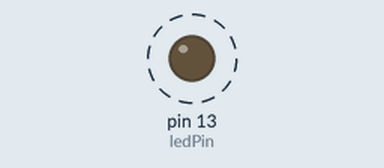
This sketch was run on a simulated Arduino Uno, built with avr-gcc and run on an emulated ATmega328P. Shown: output pins drawn as LEDs (lit = HIGH). Dashed ring = blinking.

Above: at 0.15 s.
Timing chart, 0 to 3.0 s (numbered marks = the images above):
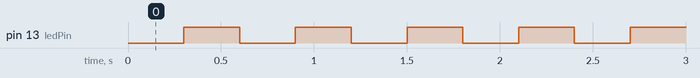

Measured:
- by itself, pin 13 (ledPin): alternates HIGH for 0.30 s and LOW for 0.30 s

The sketch:

main.ino
```cpp
// 使用millis()非阻塞实现1Hz LED闪烁(周期1000ms，亮500ms、灭500ms)
const int ledPin = 13;
unsigned long prevTime = 0;
unsigned long interval = 300; // 500ms翻转一次，整体1Hz
bool ledState = LOW;

void setup() {
  pinMode(ledPin, OUTPUT);
}

void loop() {
  unsigned long curTime = millis();
  // 间隔达到500ms执行翻转
  if (curTime - prevTime >= interval) {
    prevTime = curTime;
    ledState = !ledState;
    digitalWrite(ledPin, ledState);
  }
}
```
